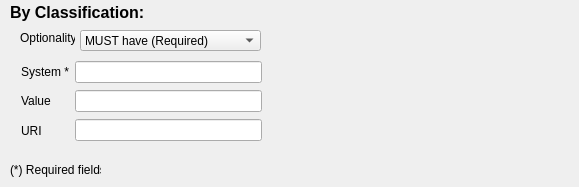
<?xml version="1.0" encoding="UTF-8"?>
<ui version="4.0">
 <class>FilterClassificationWindow</class>
 <widget class="QMainWindow" name="FilterClassificationWindow">
  <property name="geometry">
   <rect>
    <x>0</x>
    <y>0</y>
    <width>579</width>
    <height>187</height>
   </rect>
  </property>
  <property name="windowTitle">
   <string>MainWindow</string>
  </property>
  <widget class="QWidget" name="centralwidget">
   <widget class="QLabel" name="lbl_editing_title">
    <property name="geometry">
     <rect>
      <x>10</x>
      <y>0</y>
      <width>191</width>
      <height>24</height>
     </rect>
    </property>
    <property name="font">
     <font>
      <family>Arial</family>
      <pointsize>12</pointsize>
      <weight>75</weight>
      <bold>true</bold>
     </font>
    </property>
    <property name="text">
     <string>By Classification:</string>
    </property>
   </widget>
   <widget class="QLabel" name="label_3">
    <property name="geometry">
     <rect>
      <x>10</x>
      <y>160</y>
      <width>91</width>
      <height>19</height>
     </rect>
    </property>
    <property name="text">
     <string>(*) Required fields</string>
    </property>
   </widget>
   <widget class="QWidget" name="layoutWidget">
    <property name="geometry">
     <rect>
      <x>21</x>
      <y>60</y>
      <width>241</width>
      <height>82</height>
     </rect>
    </property>
    <layout class="QHBoxLayout" name="horizontalLayout">
     <item>
      <layout class="QVBoxLayout" name="verticalLayout">
       <item>
        <widget class="QLabel" name="lbl_system">
         <property name="text">
          <string>System *</string>
         </property>
        </widget>
       </item>
       <item>
        <widget class="QLabel" name="lbl_value">
         <property name="text">
          <string>Value</string>
         </property>
        </widget>
       </item>
       <item>
        <widget class="QLabel" name="lbl_uri">
         <property name="text">
          <string>URI</string>
         </property>
        </widget>
       </item>
      </layout>
     </item>
     <item>
      <layout class="QVBoxLayout" name="verticalLayout_2">
       <item>
        <widget class="QLineEdit" name="txt_system"/>
       </item>
       <item>
        <widget class="QLineEdit" name="txt_value"/>
       </item>
       <item>
        <widget class="QLineEdit" name="txt_uri"/>
       </item>
      </layout>
     </item>
    </layout>
   </widget>
   <widget class="QComboBox" name="combo_optionality">
    <property name="geometry">
     <rect>
      <x>80</x>
      <y>30</y>
      <width>181</width>
      <height>21</height>
     </rect>
    </property>
    <item>
     <property name="text">
      <string>MUST have (Required)</string>
     </property>
    </item>
    <item>
     <property name="text">
      <string>CAN have (Optional)</string>
     </property>
    </item>
    <item>
     <property name="text">
      <string>MUST NOT have (Prohibited)</string>
     </property>
    </item>
   </widget>
   <widget class="QLabel" name="label">
    <property name="geometry">
     <rect>
      <x>20</x>
      <y>30</y>
      <width>55</width>
      <height>16</height>
     </rect>
    </property>
    <property name="text">
     <string>Optionality</string>
    </property>
   </widget>
  </widget>
 </widget>
 <resources/>
 <connections/>
</ui>
